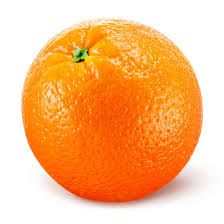
#> input picture Images/Orange.jpeg, 224 x 224 px
$ python xdog.py ../Images/Orange.jpeg out.png
#> lines starting #> are read from the running program, lines starting #| are printed output that depends on the picture
import cv2
import numpy as np
import sys

sigma = 0.1
k = 1.6
tau = 0.99
eps = 0.67
phi = 5.5


if(len(sys.argv)<3):
  print("Usage: python <script> <input_image_path> <output_image_path>")

def DoG(src, sigma, k, tau):
    g1 = cv2.GaussianBlur(src, (5, 5), sigma)
    g2 = cv2.GaussianBlur(src, (5, 5), k * sigma)

    dog = g1 - tau * g2
    return dog


def XDoG(src, sigma, k, tau, eps, phi0):
    dog = DoG(src, sigma, k, tau)
    out = dog.copy()

    out[dog >= eps * 255] = 255
    out[dog < eps * 255] = 255 * (1 + np.tanh(phi * (dog[dog < eps * 255]/255-eps)))

    cv2.imshow('dog', dog)
    cv2.imshow('xdog', out)
    cv2.waitKey(0)
    cv2.destroyAllWindows()
    return out


# [4 lines of commented-out code are left out]


img = cv2.imread(sys.argv[1], cv2.IMREAD_COLOR)
#> img is the input picture: shape (224, 224, 3); mean B, G, R 132.9, 188.4, 249.9
img = cv2.cvtColor(img, cv2.COLOR_BGR2GRAY)
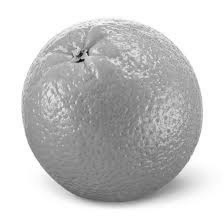
#> img: shape (224, 224); min 8, max 255, mean 200.5
cv2.imwrite(sys.argv[2], XDoG(img, sigma, k, tau, eps, phi))
#> in XDoG, `out[dog < eps * 255] = 255 * (1 + np.tanh(phi * (dog[dog < eps * 255]/..`:
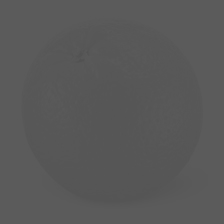
#> out: shape (224, 224) float64; min 0.322, max 0.358, mean 0.35
#> in XDoG, `cv2.imshow('dog', dog)`:
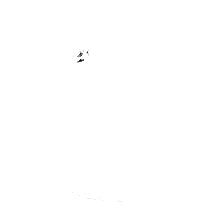
#> window 'dog': shape (224, 224); min 20, max 255, mean 254.9

$ run again, on Images/building.jpg
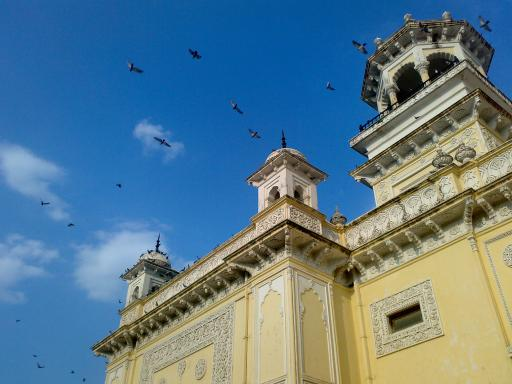
#> input picture Images/building.jpg, 512 x 384 px
#> img is the input picture: shape (384, 512, 3); mean B, G, R 141.2, 123.9, 91.6
#> `img = cv2.cvtColor(img, cv2.COLOR_BGR2GRAY)`:
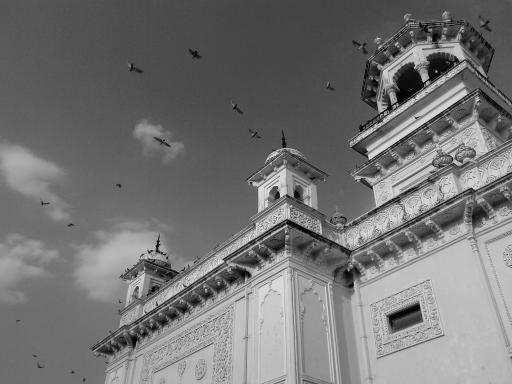
#> img: shape (384, 512); min 0, max 252, mean 116.2
#> in XDoG, `cv2.imshow('dog', dog)`:
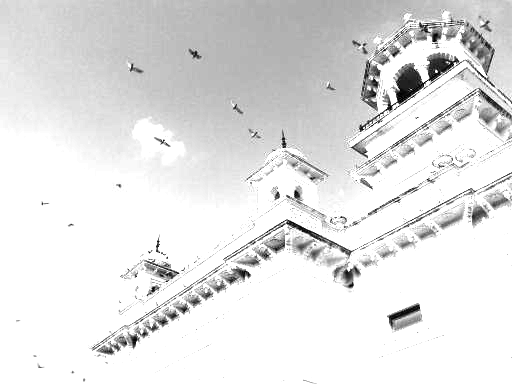
#> window 'dog': shape (384, 512); min 0, max 255, mean 227.6
